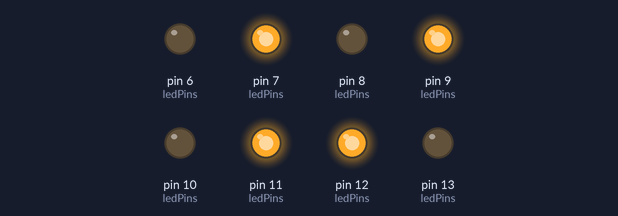
The sketch below on a simulated Arduino Uno, built with avr-gcc and run on an emulated ATmega328P. On the bench: output pins drawn as LEDs (lit = HIGH).

Above: at 0.5 s.
At 1.5 s:
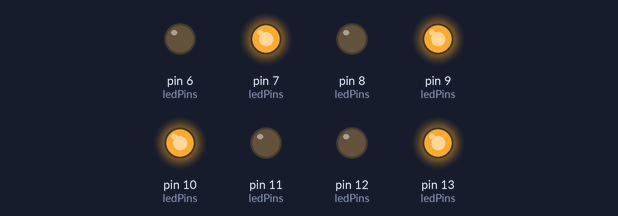
At 2.5 s:
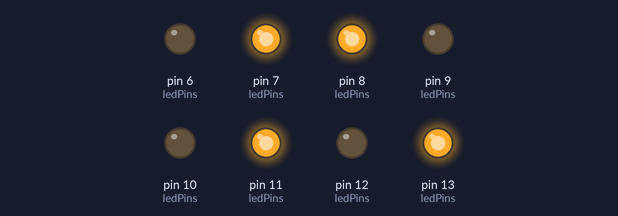
At 3.5 s:
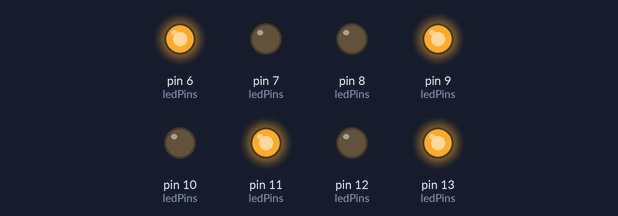
Timing chart, 0 to 5.2 s (numbered marks = the images above):
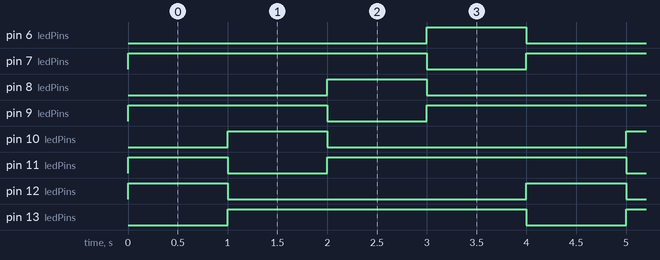

The sketch:

hw-7-rgb-traffic.ino
```cpp
// cathode -- r, g
int ledPins[4][2] = {
  { 13, 12 },
  { 11, 10 },
  { 9, 8 },
  { 7, 6 }
};

void setup() {
  for (int i = 13; i >= 6; i--) {
    pinMode(i, OUTPUT);
  }
}

void loop() {
  for (int i=0; i<4; i++) {
    for (int j=0; j<4; j++) {
      if (i != j) {
        // green off, red on
        printf("off idx:%d red-pin:%d\n", j, ledPins[j][0]);
        digitalWrite(ledPins[j][1], LOW);
        digitalWrite(ledPins[j][0], HIGH);
      } else {
        // green on, red off
        printf("on idx:%d red-pin:%d\n", j, ledPins[j][0]);
        digitalWrite(ledPins[j][1], HIGH);
        digitalWrite(ledPins[j][0], LOW);
      }
    }
    delay(1000);
  }
}
```

Measured:
- by itself, pin 6 (ledPins), pin 8 (ledPins), pin 10 (ledPins), pin 12 (ledPins): alternates HIGH for 1.0 s and LOW for 3.0 s
- by itself, pin 7 (ledPins), pin 13 (ledPins): alternates HIGH for 3.0 s and LOW for 1.0 s
- by itself, pin 9 (ledPins), pin 11 (ledPins): repeats every 4.0 s: LOW 1.0 s, HIGH 3.0 s
